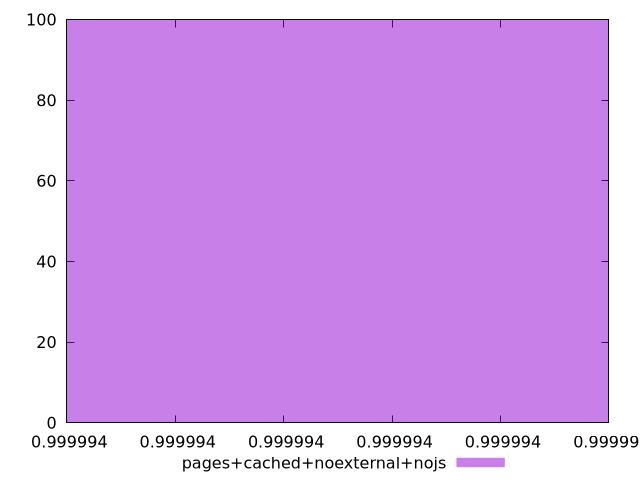

The gnuplot source for this figure:
$_pagesCachedNoexternalNojs <<EOF
0.9999939069787661 100
EOF
set key outside below
set terminal pngcairo
set output "report_00005_2020-11-02T22-26-11.212Z/uses-long-cache-ttl/pages+cached+noexternal+nojs//hist.png"
set yrange [0:100]
set boxwidth 1.2104574358042354e-15
set style fill transparent solid 0.5 noborder
plot $_pagesCachedNoexternalNojs title "pages+cached+noexternal+nojs" with boxes ,
